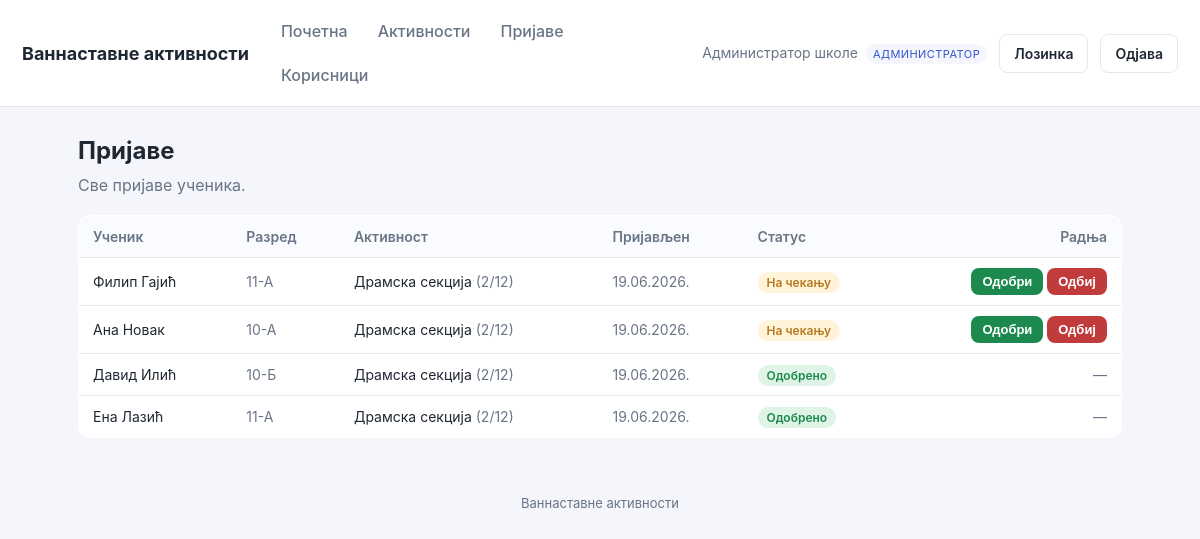
The page /applications.php?activity=2 (signed in) on the database its author committed.
### tables this page shows
CREATE TABLE users (
  id          INT AUTO_INCREMENT PRIMARY KEY,
  name        VARCHAR(120) NOT NULL,
  email       VARCHAR(190) NOT NULL UNIQUE,
  password    VARCHAR(255) NOT NULL,
  role        ENUM('admin','teacher','student') NOT NULL,
  grade_class VARCHAR(40) DEFAULT NULL,
  active      TINYINT(1) NOT NULL DEFAULT 1,
  must_change_password TINYINT(1) NOT NULL DEFAULT 0,
  created_at  DATETIME NOT NULL DEFAULT CURRENT_TIMESTAMP
);

CREATE TABLE applications (
  id          INT AUTO_INCREMENT PRIMARY KEY,
  student_id  INT NOT NULL,
  activity_id INT NOT NULL,
  status      ENUM('pending','approved','rejected') NOT NULL DEFAULT 'pending',
  applied_at  DATETIME NOT NULL DEFAULT CURRENT_TIMESTAMP,
  decided_at  DATETIME DEFAULT NULL,
  decided_by  INT DEFAULT NULL,
  UNIQUE KEY uniq_student_activity (student_id, activity_id),
  CONSTRAINT fk_app_student  FOREIGN KEY (student_id)  REFERENCES users(id)      ON DELETE CASCADE,
  CONSTRAINT fk_app_activity FOREIGN KEY (activity_id) REFERENCES activities(id) ON DELETE CASCADE,
  CONSTRAINT fk_app_decider  FOREIGN KEY (decided_by)  REFERENCES users(id)      ON DELETE SET NULL
);

CREATE TABLE activities (
  id            INT AUTO_INCREMENT PRIMARY KEY,
  name          VARCHAR(150) NOT NULL,
  description   TEXT,
  location      VARCHAR(150) DEFAULT NULL,
  schedule_text VARCHAR(150) DEFAULT NULL,
  max_students  INT NOT NULL DEFAULT 20,
  status        ENUM('open','closed','archived') NOT NULL DEFAULT 'open',
  created_by    INT DEFAULT NULL,
  created_at    DATETIME NOT NULL DEFAULT CURRENT_TIMESTAMP,
  CONSTRAINT fk_act_creator FOREIGN KEY (created_by) REFERENCES users(id) ON DELETE SET NULL
);

### includes/db.php (called while the page is built, shortened)
<?php
function db(): PDO {
    static $pdo = null;
    if ($pdo === null) {
        $dsn = 'mysql:host=' . DB_HOST . ';dbname=' . DB_NAME . ';charset=utf8mb4';
        try {
            $pdo = new PDO($dsn, DB_USER, DB_PASS, [
                PDO::ATTR_ERRMODE            => PDO::ERRMODE_EXCEPTION,
                PDO::ATTR_DEFAULT_FETCH_MODE => PDO::FETCH_ASSOC,
                PDO::ATTR_EMULATE_PREPARES   => false,
            ]);
        } catch (PDOException $e) {
            http_response_code(500);
            die('Повезивање са базом није успело. Проверите config.php. '
                . (DEBUG ? '(' . htmlspecialchars($e->getMessage()) . ')' : ''));
        }
    }
    return $pdo;
}

### includes/auth.php (called while the page is built, shortened)
<?php
require_once __DIR__ . '/db.php';
require_once __DIR__ . '/functions.php';
function current_user(): ?array {
    static $u = null;
    if ($u === null) {
        $st = db()->prepare('SELECT * FROM users WHERE id=? AND active=1');
        $st->execute([$_SESSION['uid']]);
        $u = $st->fetch() ?: null;
    }
    return $u;
}
function require_login(): array {
    $u = current_user();
    return $u;
}
function require_role(string ...$roles): array {
    $u = require_login();
    return $u;
}
function is_admin(array $u): bool   { return $u['role'] === 'admin'; }

### applications.php (the view, shortened to what this page needs)
<?php
require_once __DIR__ . '/includes/auth.php';
$u = require_role('admin', 'teacher');
$filterActivity = (int)($_GET['activity'] ?? 0);
$params = [];
$where = "1=1";
if ($filterActivity) { $where .= " AND ap.activity_id=?"; $params[] = $filterActivity; }
$sql = "SELECT ap.*, s.name AS student_name, s.grade_class, a.name AS activity_name, a.max_students,
        (SELECT COUNT(*) FROM applications x WHERE x.activity_id=ap.activity_id AND x.status='approved') AS approved_now
        FROM applications ap
        JOIN users s ON s.id=ap.student_id
        JOIN activities a ON a.id=ap.activity_id
        WHERE $where
        ORDER BY (ap.status='pending') DESC, ap.applied_at DESC";
$st = db()->prepare($sql);
$st->execute($params);
$rows = $st->fetchAll();
include __DIR__ . '/includes/header.php';
?>
<h1>Пријаве</h1>
<p class="sub"><?= is_admin($u) ? 'Све пријаве ученика.' : 'Пријаве за ваше активности.' ?></p>
<?php if (!$rows): ?>
  <div class="card muted">Нема пријава за приказ.</div>
<?php else: ?>
<table>
  <tr><th>Ученик</th><th>Разред</th><th>Активност</th><th>Пријављен</th><th>Статус</th><th class="right">Радња</th></tr>
  <?php foreach ($rows as $r): $full = $r['approved_now'] >= $r['max_students']; ?>
  <tr>
    <td><?= e($r['student_name']) ?></td>
    <td class="muted"><?= e($r['grade_class'] ?: '—') ?></td>
    <td><?= e($r['activity_name']) ?> <span class="muted">(<?= (int)$r['approved_now'] ?>/<?= (int)$r['max_students'] ?>)</span></td>
    <td class="muted"><?= e(date('d.m.Y.', strtotime($r['applied_at']))) ?></td>
    <td><?= status_badge($r['status']) ?></td>
    <td class="right">
      <?php if ($r['status']==='pending'): ?>
      <form method="post" class="inline">
        <button class="btn btn-sm btn-ok" name="decision" value="approved" <?= $full?'disabled title="Активност је попуњена"':'' ?>>Одобри</button>
        <button class="btn btn-sm btn-bad" name="decision" value="rejected">Одбиј</button>
      </form>
      <?php else: ?><span class="muted">—</span><?php endif; ?>
    </td>
  </tr>
  <?php endforeach; ?>
</table>
<?php endif; ?>
<?php include __DIR__ . '/includes/footer.php'; ?>

### includes/header.php (shortened to what this page needs)
<?php
$u = $u ?? current_user();
?><!DOCTYPE html>
<html lang="sr">
<head>
<link rel="stylesheet" href="assets/style.css">
</head>
<body>
<header class="topbar">
  <a class="brand" href="dashboard.php"><?= e(APP_NAME) ?></a>
  <?php if ($u): ?>
  <nav class="mainnav">
    <a href="dashboard.php">Почетна</a>
    <a href="activities.php">Активности</a>
    <?php if (is_admin($u) || is_teacher($u)): ?>
      <a href="applications.php">Пријаве</a>
    <?php endif; ?>
    <?php if (is_admin($u)): ?>
      <a href="users.php">Корисници</a>
    <?php endif; ?>
  </nav>
  <div class="userbox">
    <span class="uname"><?= e($u['name']) ?> <span class="role"><?= e(role_label($u['role'])) ?></span></span>
    <a class="btn btn-ghost" href="change_password.php">Лозинка</a>
    <a class="btn btn-ghost" href="logout.php">Одјава</a>
  </div>
  <?php endif; ?>
</header>
<main class="container">

### includes/functions.php (shortened to what this page needs)
<?php
function e(?string $s): string {
    return htmlspecialchars($s ?? '', ENT_QUOTES, 'UTF-8');
}
function status_label(string $s): string {
    static $m = [
        'pending'  => 'На чекању', 'approved' => 'Одобрено', 'rejected' => 'Одбијено',
        'open'     => 'Отворено',  'closed'   => 'Затворено', 'archived' => 'Архивирано',
        'present'  => 'Присутан',  'absent'   => 'Одсутан',   'excused'  => 'Оправдано',
    ];
    return $m[$s] ?? $s;
}
function role_label(string $r): string {
    static $m = ['admin' => 'Администратор', 'teacher' => 'Наставник', 'student' => 'Ученик'];
    return $m[$r] ?? $r;
}
function status_badge(string $status): string {
    return '<span class="badge badge-' . e($status) . '">' . e(status_label($status)) . '</span>';
}

### assets/style.css (style rules this page uses)
:root { --bg:#f4f6fb; --card:#fff; --ink:#1f2733; --muted:#697586; --line:#e3e8f0; --brand:#3454d1; --brand-d:#2740a8; --ok:#1c8a4e; --warn:#b7791f; --bad:#c23b3b; --radius:12px; --shadow:0 1px 3px rgba(20,30,60,.08),0 6px 18px rgba(20,30,60,.05); }
* { box-sizing:border-box }
body { margin:0;font-family:-apple-system,Segoe UI,Roboto,Helvetica,Arial,sans-serif; background:var(--bg);color:var(--ink);line-height:1.5 }
a { color:var(--brand);text-decoration:none }
.topbar { display:flex;align-items:center;gap:20px;background:var(--card); padding:12px 22px;border-bottom:1px solid var(--line);flex-wrap:wrap }
.brand { font-weight:700;font-size:18px;color:var(--ink) }
.mainnav { display:flex;gap:6px;flex:1;flex-wrap:wrap }
.mainnav a { padding:7px 12px;border-radius:8px;color:var(--muted);font-weight:500 }
.userbox { display:flex;align-items:center;gap:12px }
.uname { font-size:14px;color:var(--muted) }
.role { display:inline-block;font-size:11px;text-transform:uppercase;letter-spacing:.04em; background:var(--bg);color:var(--brand);padding:2px 7px;border-radius:20px;margin-left:4px }
.container { max-width:1080px;margin:26px auto;padding:0 18px }
h1 { font-size:24px;margin:0 0 4px }
.sub { color:var(--muted);margin:0 0 18px }
table { width:100%;border-collapse:collapse;background:var(--card); border:1px solid var(--line);border-radius:var(--radius);overflow:hidden }
th,td { text-align:left;padding:10px 14px;border-bottom:1px solid var(--line);font-size:14px }
th { background:#fafbfe;color:var(--muted);font-weight:600 }
tr:last-child td { border-bottom:none }
.btn { display:inline-block;border:1px solid transparent;background:var(--brand);color:#fff; padding:8px 14px;border-radius:8px;font-size:14px;cursor:pointer;font-weight:600 }
.btn-ghost { background:transparent;border-color:var(--line);color:var(--ink) }
.btn-ok { background:var(--ok) }
.btn-bad { background:var(--bad) }
.btn-sm { padding:5px 10px;font-size:13px }
.inline { display:inline;width:auto }
.badge { font-size:12px;padding:3px 9px;border-radius:20px;font-weight:600 }
.badge-pending { background:#fff3da;color:var(--warn) }
.badge-approved { background:#dff3e6;color:var(--ok) }
.muted { color:var(--muted) }
.right { text-align:right }

### rows shown on the page
users: name "Администратор школе", role "АДМИНИСТРАТОР"
applications: student.name "Филип Гајић", student.grade_class "11-А", activity.name "Драмска секција", approved_now "2", activity.max_students "12", applied_at "19.06.2026.", status "На чекању"
applications: student.name "Ана Новак", student.grade_class "10-А", activity.name "Драмска секција", approved_now "2", activity.max_students "12", applied_at "19.06.2026.", status "На чекању"
applications: student.name "Давид Илић", student.grade_class "10-Б", activity.name "Драмска секција", approved_now "2", activity.max_students "12", applied_at "19.06.2026.", status "Одобрено"
applications: student.name "Ена Лазић", student.grade_class "11-А", activity.name "Драмска секција", approved_now "2", activity.max_students "12", applied_at "19.06.2026.", status "Одобрено"

### other values the page prints
APP_NAME "Ваннаставне активности"
